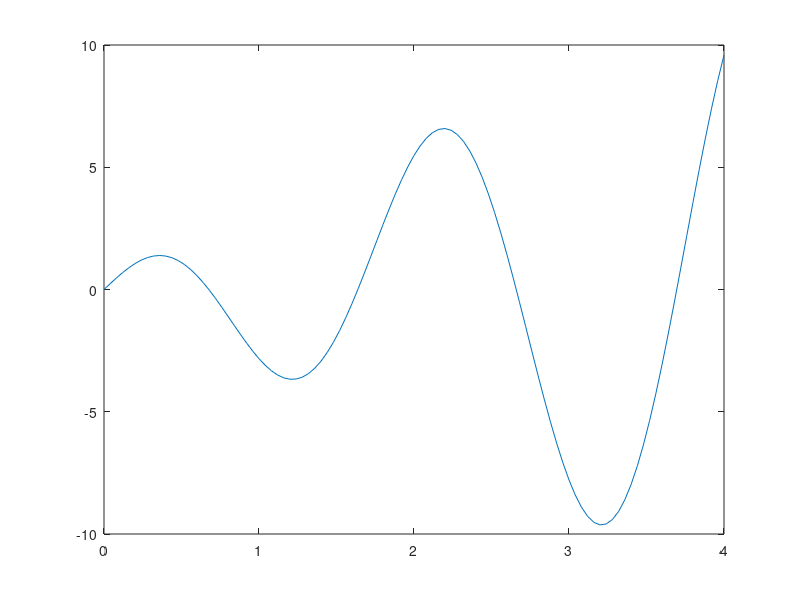

Write MATLAB code to recreate this figure. (Note: this script raises an error after producing the figure.)
clc;
Fun=@(x) x.*sin(3*x);
dFun=@(x) 3*x.*cos(3*x)+sin(3*x);
x=linspace(0,4,101);
F=Fun(x);
h=x(2)-x(1);
xForward=x(1:end-1);
dFForward=(F(2:end)-F(1:end-1))/h;
plot(x,dFun(x));
hold on
plot(xForward,dForward,'k');
legend('Analytic','Forward')